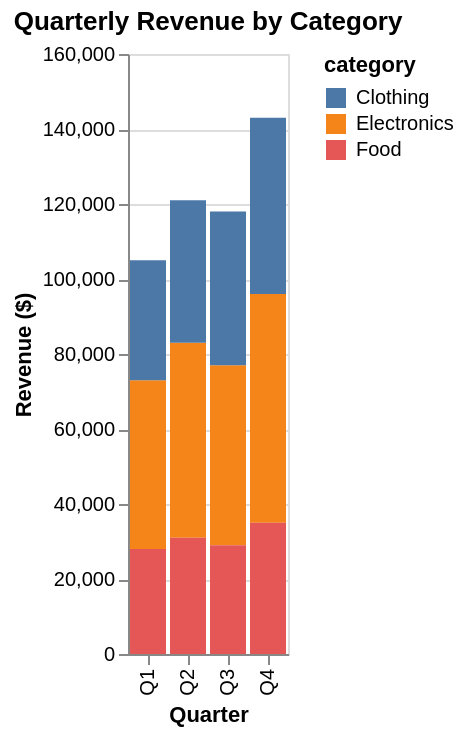

Describe this chart as a Vega-Lite specification.
### Vega-Lite specification from a JSON file in a GitHub repository (floating-point values rounded to 4 significant figures)
{"$schema": "https://vega.github.io/schema/vega-lite/v5.json", "description": "Quarterly revenue by product category", "data": {"values": [{"quarter": "Q1", "category": "Electronics", "revenue": 45000}, {"quarter": "Q1", "category": "Clothing", "revenue": 32000}, {"quarter": "Q1", "category": "Food", "revenue": 28000}, {"quarter": "Q2", "category": "Electronics", "revenue": 52000}, {"quarter": "Q2", "category": "Clothing", "revenue": 38000}, {"quarter": "Q2", "category": "Food", "revenue": 31000}, {"quarter": "Q3", "category": "Electronics", "revenue": 48000}, {"quarter": "Q3", "category": "Clothing", "revenue": 41000}, {"quarter": "Q3", "category": "Food", "revenue": 29000}, {"quarter": "Q4", "category": "Electronics", "revenue": 61000}, {"quarter": "Q4", "category": "Clothing", "revenue": 47000}, {"quarter": "Q4", "category": "Food", "revenue": 35000}]}, "mark": "bar", "encoding": {"x": {"field": "quarter", "type": "nominal", "axis": {"title": "Quarter"}}, "y": {"field": "revenue", "type": "quantitative", "axis": {"title": "Revenue ($)"}}, "color": {"field": "category", "type": "nominal"}}, "title": "Quarterly Revenue by Category"}
